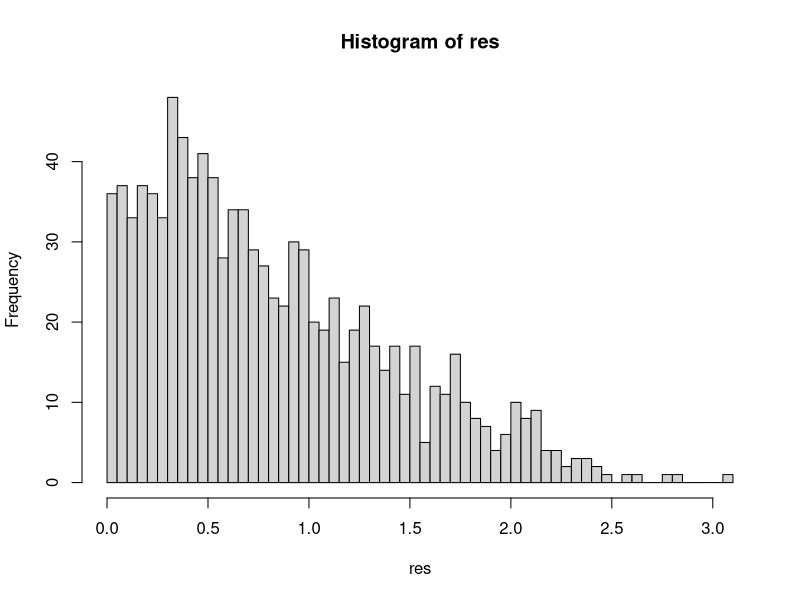

This figure's R source: (Note: this script raises an error after producing the figure.)
## ---- chunk 1
rmytnorm <- function(x) { 
  
  i<-1
  returndata<-c()
  while (i<=x){
    rnormdata<-rnorm(x*2)
    
    if (rnormdata[i]>0){
      returndata<-append(returndata,rnormdata[i])
      i<-i+1
    }
    
    else if (rnormdata[i]<0) {
      next
    }
    
  }
  return(returndata)
}


dmytnorm<-function(x){
  i<-1
  returndata<-c()
  while (i<=x){
    rnormdata<-rnorm(x*2)
    
    if (rnormdata[i]>0){
      returndata<-append(returndata,rnormdata[i])
      i<-i+1
    }
    
    else if (rnormdata[i]<0) {
      returndata<-append(returndata,0)
    }
    
  }
  return(returndata)
}

## ---- chunk 2
res = rmytnorm(1000)
head(res)

hist(res, breaks = 50)
## ---- chunk 3
res1 = dmytnorm(-10:10)
res1

plot(-10:10,res1)
